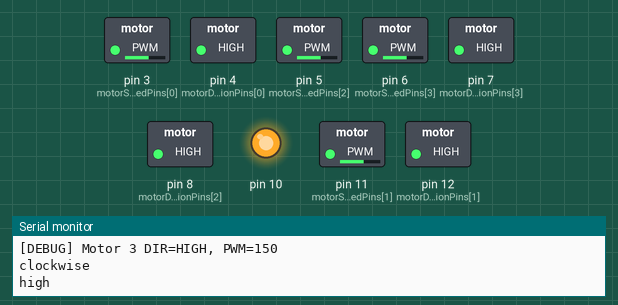
Recording of a sketch running on a simulated Arduino Uno, built with avr-gcc and run on an emulated ATmega328P. On the bench: switched loads named in the sketch (green lamp = pin HIGH), output pins drawn as LEDs (lit = HIGH), the last lines printed to the serial monitor.

Above: at 0.1 s.
At 10.0 s:
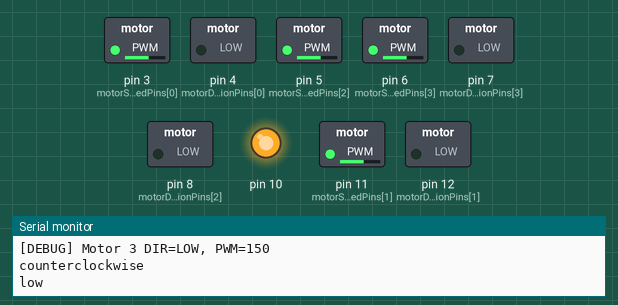
Timing chart, 0 to 11.5 s (numbered marks = the images above):
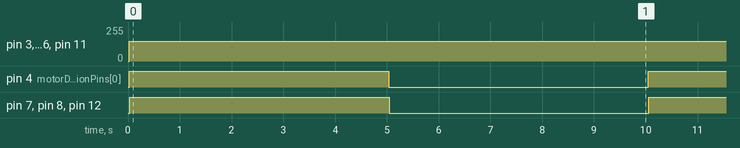

The sketch:

Move_four_motors_clockwise_countercc.ino
```cpp
/*
 * Author: Q Gallant
 * Date: 2023-11-08
 * Version: 1.0
 * Description: This program controls four motors using an Arduino. It sets the direction and speed of each motor,
 * and alternates between running the motors forward and in reverse every 5 seconds.
 */

// Arrays to hold the pins for motor direction and speed. An array is a collection of items (in this case, pin numbers) stored at contiguous memory locations.
const int motorDirectionPins[4] = {4, 12, 8, 7};  //array for the pins that set the direction
const int motorSpeedPins[4] = {3, 11, 5, 6};  //array for the pins that control the speed

void setup() {
  // Initialize serial communication at 115200 bps:
  Serial.begin(115200);
  Serial.println("[DEBUG] Setup: Initializing motor pins and enabling motor driver.");
  // Set motor direction and speed pins as OUTPUT
  // The 'for' loop is used to repeat a block of code for a certain number of times. In this case, it repeats 4 times, once for each motor.
  for (int i = 0; i < 4; i++) {
    pinMode(motorDirectionPins[i], OUTPUT); // Set the direction pin for motor[i] as OUTPUT
    pinMode(motorSpeedPins[i], OUTPUT); // Set the speed pin for motor[i] as OUTPUT
    Serial.print("[DEBUG] Pin setup: Motor ");
    Serial.print(i);
    Serial.print(" DIR pin ");
    Serial.print(motorDirectionPins[i]);
    Serial.print(", PWM pin ");
    Serial.println(motorSpeedPins[i]);
  }
  pinMode(10, OUTPUT);
  digitalWrite(10, HIGH);
  Serial.println("[DEBUG] Motor driver enabled (pin 10 set HIGH)");
}

void loop() {
  Serial.println("[DEBUG] Loop: Running motors forward (clockwise)");
  // Run motors forward
  // Again, we use a 'for' loop to repeat the block of code for each motor.
  for (int i = 0; i < 4; i++) {
    digitalWrite(motorDirectionPins[i], HIGH); // Set direction to forward for motor[i]
    analogWrite(motorSpeedPins[i], 150); // Set speed to 150 (out of 255) for motor[i]
    Serial.print("[DEBUG] Motor ");
    Serial.print(i);
    Serial.print(" DIR=HIGH, PWM=150\n");
  }
  Serial.println("clockwise"); // Print direction to serial monitor
  Serial.println("high"); // Print speed to serial monitor
  delay(5000); // Wait for 5 seconds

  Serial.println("[DEBUG] Loop: Running motors in reverse (counterclockwise)");
  // Run motors in reverse
  // We use another 'for' loop to repeat the block of code for each motor.
  for (int i = 0; i < 4; i++) {
    digitalWrite(motorDirectionPins[i], LOW); // Set direction to reverse for motor[i]
    analogWrite(motorSpeedPins[i], 150); // Set speed to 150 (out of 255) for motor[i]
    Serial.print("[DEBUG] Motor ");
    Serial.print(i);
    Serial.print(" DIR=LOW, PWM=150\n");
  }
  Serial.println("counterclockwise"); // Print direction to serial monitor
  Serial.println("low"); // Print speed to serial monitor
  delay(5000); // Wait for 5 seconds
}
```

Measured:
- by itself, pin 3 (motorSpeedPins[0]), pin 5 (motorSpeedPins[2]), pin 6 (motorSpeedPins[3]), pin 11 (motorSpeedPins[1]): 0/255 → 150/255 at 0.03 s
- by itself, pin 4 (motorDirectionPins[0]), pin 7 (motorDirectionPins[3]), pin 8 (motorDirectionPins[2]), pin 12 (motorDirectionPins[1]): alternates HIGH for 5.0 s and LOW for 5.0 s
